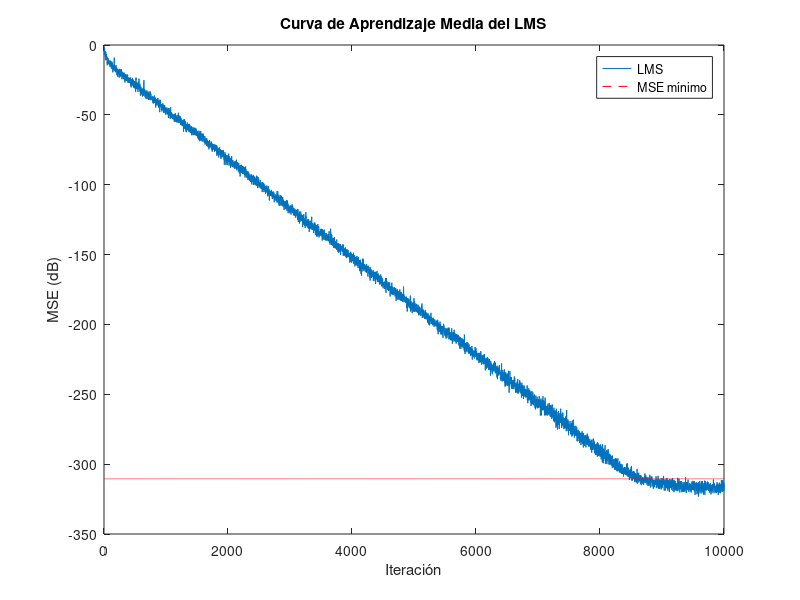

The MATLAB script that drew this image:
clear
close all;

K = 10000; % Número de iteraciones
ENS = 20; % Número de experimentos
N = 3; % Orden del filtro FIR
varx = 1; % Varianza de la señal de entrada
m=9
varn = 0.04*m; % Varianza del ruido adicional
num = [1 1.2 0.81];
den = 1; 
mu = 0.05; % Tamaño de paso 0.05
Wopt = [1 0.8 0.15 0.2].'; % Coeficientes del sistema desconocido (filtro FIR)

MSELMS = zeros(K, ENS);

for ens = 1:ENS
    disp(ens)
    
    % Generación de la señal de entrada y el ruido
    x = zeros(K, 1);p=-306;
    n = randn(K, 1) * sqrt(varn);
    
    for k = 3:K
        x(k) = -1.1 * x(k - 1) - 0.71 * x(k - 2) + n(k); % Proceso autorregresivo
    end
    
    % Inicialización del filtro adaptativo
    xk = zeros(N+1, 1);  
    WLMS = zeros(N+1, 1);
  
    % Simulación del algoritmo LMS
    for k = 1:K
        xk = [x(k); xk(1:N)]; % Vector de entrada
        ek = Wopt.' * xk; % Salida deseada
        ek1 = ek - xk.' * WLMS; % Error de estimación
        WLMS = WLMS + mu * ek1 * xk; % Actualización de los coeficientes del filtro
        MSELMS(k, ens) = ek1^2; % Acumulación del error cuadrático medio
    end
end

% Se calcula la curva de aprendizaje media
MSELMS_mean = mean(MSELMS, 2);

% Calculamos el MSE mínimo
MSEmindB=10*log10(varn)*ones(K,1)+p;

% Graficamos los resultados
xscale = 1:K;
figure;
plot(xscale, 10 * log10(MSELMS_mean), xscale, MSEmindB, '--r');
xlabel('Iteración');
ylabel('MSE (dB)');
title('Curva de Aprendizaje Media del LMS');
legend('LMS', 'MSE mínimo');

% Desajuste teórico
desajuste_teorico = varn;

% Desajuste experimental
desajuste_experimental = mean(mean(MSELMS(end-999:end, :))) - varn;
disp('Desajuste teórico:');
disp(desajuste_teorico);
disp('Desajuste experimental:');
disp(desajuste_experimental);
